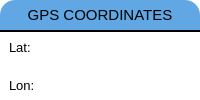
                        <widget class="QFrame" name="frame_23">
                         <property name="minimumSize">
                          <size>
                           <width>150</width>
                           <height>0</height>
                          </size>
                         </property>
                         <property name="maximumSize">
                          <size>
                           <width>16777215</width>
                           <height>16777215</height>
                          </size>
                         </property>
                         <property name="styleSheet">
                          <string notr="true">background:white;
border-radius: 15px;</string>
                         </property>
                         <property name="frameShape">
                          <enum>QFrame::StyledPanel</enum>
                         </property>
                         <property name="frameShadow">
                          <enum>QFrame::Raised</enum>
                         </property>
                         <layout class="QVBoxLayout" name="verticalLayout_32" stretch="0,1">
                          <property name="spacing">
                           <number>0</number>
                          </property>
                          <property name="leftMargin">
                           <number>0</number>
                          </property>
                          <property name="topMargin">
                           <number>0</number>
                          </property>
                          <property name="rightMargin">
                           <number>0</number>
                          </property>
                          <property name="bottomMargin">
                           <number>0</number>
                          </property>
                          <item>
                           <widget class="QLabel" name="label_48">
                            <property name="minimumSize">
                             <size>
                              <width>0</width>
                              <height>30</height>
                             </size>
                            </property>
                            <property name="font">
                             <font>
                              <pointsize>11</pointsize>
                             </font>
                            </property>
                            <property name="styleSheet">
                             <string notr="true">background:transparent;
background:#60A7E4;
border-top-left-radius: 15px;
border-top-right-radius: 15px;
border-bottom-left-radius: 0px;
border-bottom-right-radius: 0px;</string>
                            </property>
                            <property name="text">
                             <string>GPS COORDINATES</string>
                            </property>
                            <property name="alignment">
                             <set>Qt::AlignCenter</set>
                            </property>
                           </widget>
                          </item>
                          <item>
                           <widget class="QFrame" name="frame_56">
                            <property name="sizePolicy">
                             <sizepolicy hsizetype="Preferred" vsizetype="Preferred">
                              <horstretch>0</horstretch>
                              <verstretch>0</verstretch>
                             </sizepolicy>
                            </property>
                            <property name="styleSheet">
                             <string notr="true">border-top:1.5px solid black;
border-top-left-radius:0px;
border-top-right-radius:0px;</string>
                            </property>
                            <property name="frameShape">
                             <enum>QFrame::StyledPanel</enum>
                            </property>
                            <property name="frameShadow">
                             <enum>QFrame::Raised</enum>
                            </property>
                            <layout class="QHBoxLayout" name="horizontalLayout_50" stretch="0">
                             <property name="spacing">
                              <number>0</number>
                             </property>
                             <property name="leftMargin">
                              <number>0</number>
                             </property>
                             <property name="topMargin">
                              <number>0</number>
                             </property>
                             <property name="rightMargin">
                              <number>0</number>
                             </property>
                             <property name="bottomMargin">
                              <number>0</number>
                             </property>
                             <item>
                              <widget class="QFrame" name="frame_97">
                               <property name="minimumSize">
                                <size>
                                 <width>0</width>
                                 <height>0</height>
                                </size>
                               </property>
                               <property name="styleSheet">
                                <string notr="true">background:transparent;
border-top-left-radius:0px;
border-top-right-radius:0px;
border-top:0px solid black;</string>
                               </property>
                               <property name="frameShape">
                                <enum>QFrame::StyledPanel</enum>
                               </property>
                               <property name="frameShadow">
                                <enum>QFrame::Raised</enum>
                               </property>
                               <layout class="QVBoxLayout" name="verticalLayout_71">
                                <property name="spacing">
                                 <number>9</number>
                                </property>
                                <property name="leftMargin">
                                 <number>9</number>
                                </property>
                                <property name="topMargin">
                                 <number>0</number>
                                </property>
                                <property name="rightMargin">
                                 <number>0</number>
                                </property>
                                <property name="bottomMargin">
                                 <number>0</number>
                                </property>
                                <item>
                                 <widget class="QLabel" name="GPS_hp_lat">
                                  <property name="font">
                                   <font>
                                    <pointsize>10</pointsize>
                                   </font>
                                  </property>
                                  <property name="styleSheet">
                                   <string notr="true"/>
                                  </property>
                                  <property name="text">
                                   <string>Lat:</string>
                                  </property>
                                  <property name="alignment">
                                   <set>Qt::AlignLeading|Qt::AlignLeft|Qt::AlignVCenter</set>
                                  </property>
                                 </widget>
                                </item>
                                <item>
                                 <widget class="QLabel" name="GPS_hp_lon">
                                  <property name="font">
                                   <font>
                                    <pointsize>10</pointsize>
                                   </font>
                                  </property>
                                  <property name="text">
                                   <string>Lon:</string>
                                  </property>
                                  <property name="alignment">
                                   <set>Qt::AlignLeading|Qt::AlignLeft|Qt::AlignVCenter</set>
                                  </property>
                                 </widget>
                                </item>
                               </layout>
                              </widget>
                             </item>
                            </layout>
                           </widget>
                          </item>
                         </layout>
                        </widget>
